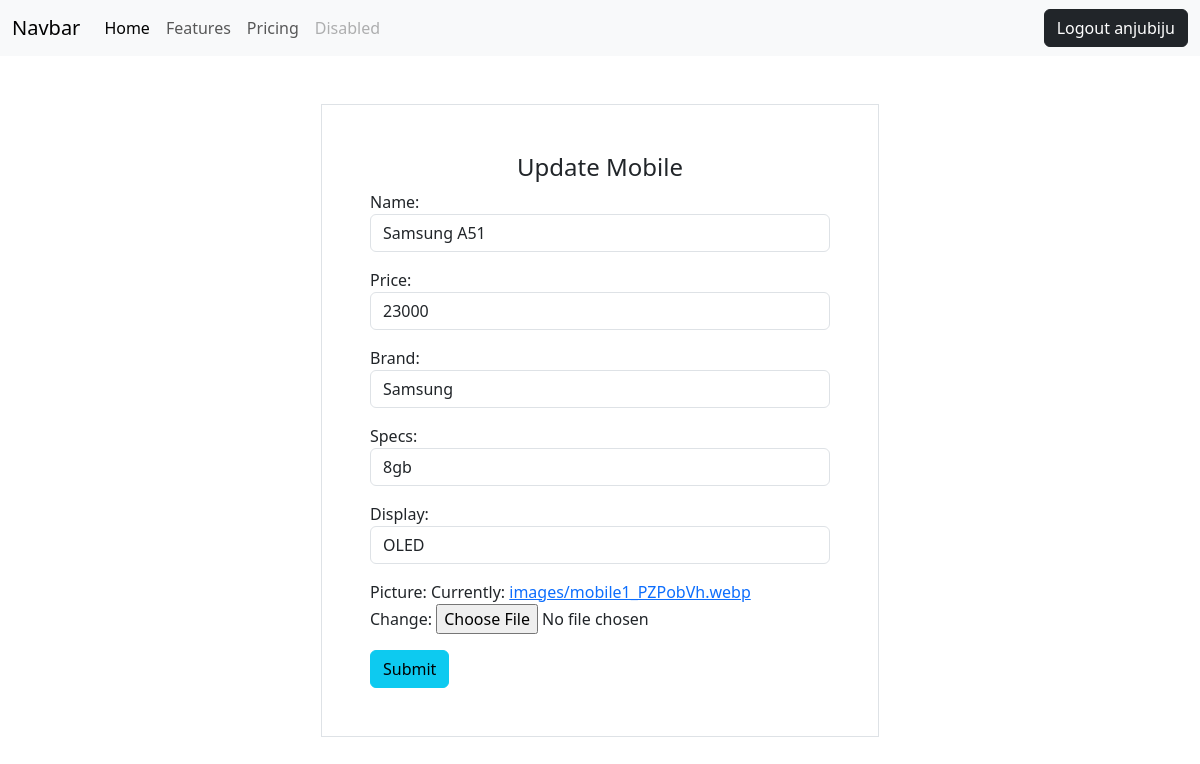
/mobile/14/update (signed in), run on an earlier commit of the app's database.
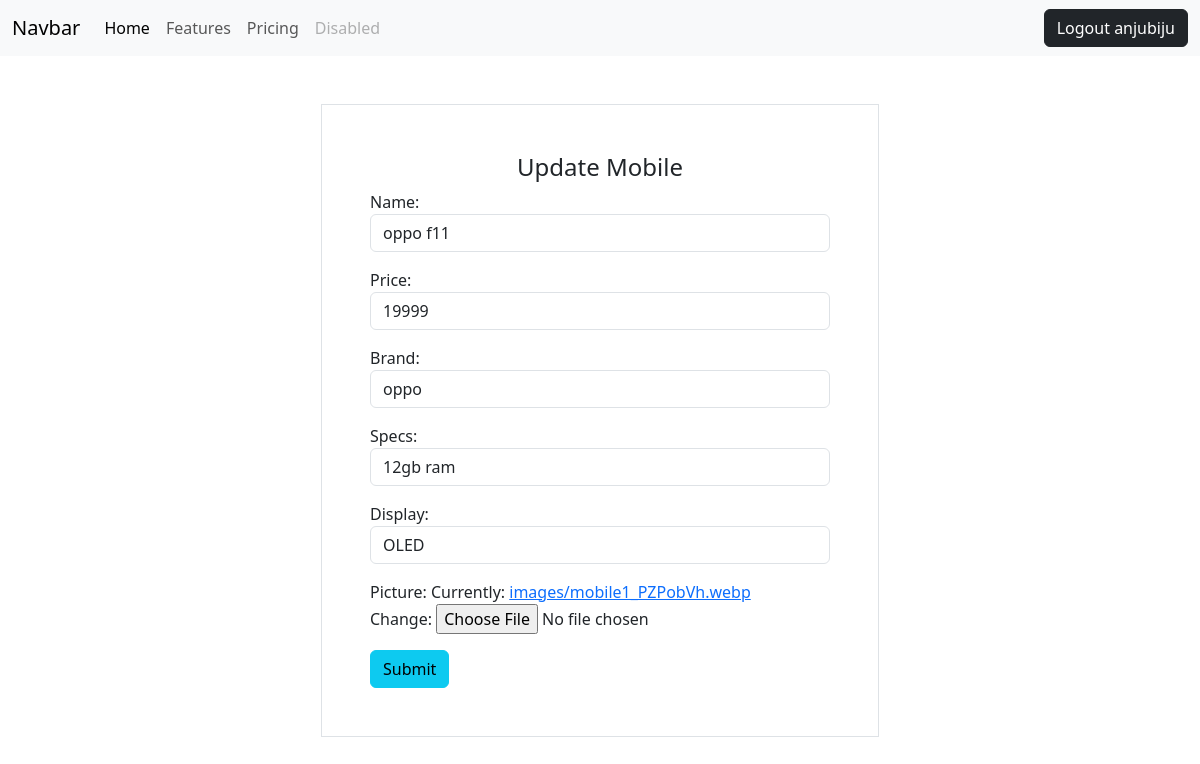
And on a later commit of the database.
### mobile/models.py (models this page shows, shortened)
class Mobiles(models.Model):
    name=models.CharField(max_length=200,unique=True)
    price=models.PositiveIntegerField()
    brand=models.CharField(max_length=200)
    specs=models.CharField(max_length=200)
    display=models.CharField(max_length=200)
    picture=models.ImageField(upload_to="images",null=True)

### mobile/views.py (the view, shortened to what this page needs)
# urls.py: path('mobile/<int:pk>/update',views.MobileUpdateView.as_view(),name="mobile-update"),
@method_decorator(signin_required,name="dispatch")
class MobileUpdateView(View):
    def get(self,request,*args,**kwargs):
        id=kwargs.get("pk")
        obj=Mobiles.objects.get(id=id)
        form=MobileForm(instance=obj)
        return render(request,"mob-update.html",{"form":form})

### mobile/forms.py
class MobileForm(forms.ModelForm):
    class Meta:
        model=Mobiles
        fields="__all__"
        widgets={
            "name":forms.TextInput(attrs={"class":"form-control"}),
            "price":forms.TextInput(attrs={"class":"form-control"}),
            "brand":forms.TextInput(attrs={"class":"form-control"}),
            "specs":forms.TextInput(attrs={"class":"form-control"}),
            "display":forms.TextInput(attrs={"class":"form-control"}),
        }

### mobile/views.py (called while the page is built)
def signin_required(fn):#it is function decorator -it should convert to method decorator-so we have a packge at utils.py,there a decorator file there(method decorator)so frst import utils.py
    def wrapper(request,*args,**kwargs):
        if not request.user.is_authenticated:
            messages.error(request,"!! Invalid entry....first you have to login")
            return redirect("signin")
        else:
            return fn(request,*args,**kwargs)
    return wrapper

### mobile/templates/mob-update.html (shortened to what this page needs)
{%extends 'base.html'%}
{%block body_block%}
<div class="container  mt-5 d-flex justify-content-center">
    <form class="border shadoe p-5 w-50" action="" method="post" enctype="multipart/form-data">
        <h4 class="text-center">Update Mobile</h4>
        {{form.as_p}}
        <button class="btn btn-info" type="submit">
            Submit
        </button>
    </form>
</div>
{%endblock%}

What changed in the data, as far as the page shows it:
changed Mobiles "OLED": name "Samsung A51" → "oppo f11"; price "23000" → "19999"; brand "Samsung" → "oppo"; specs "8gb" → "12gb ram"
